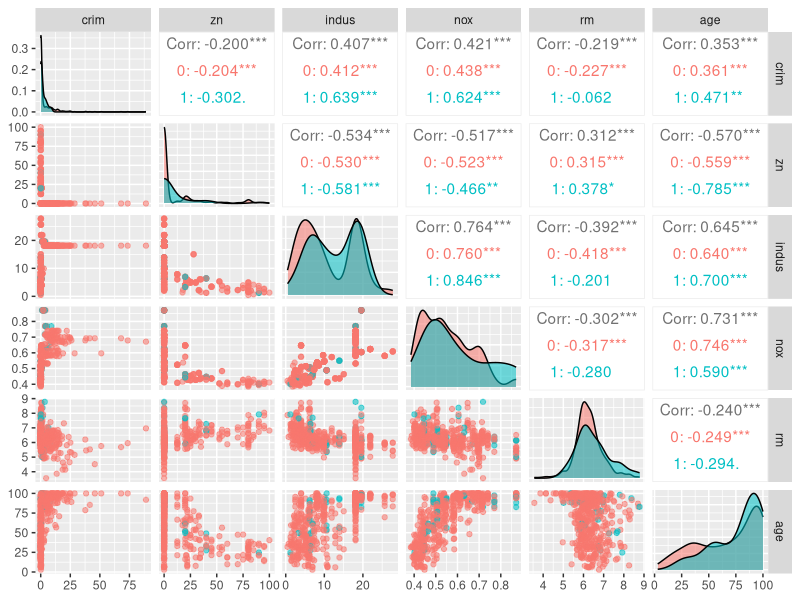
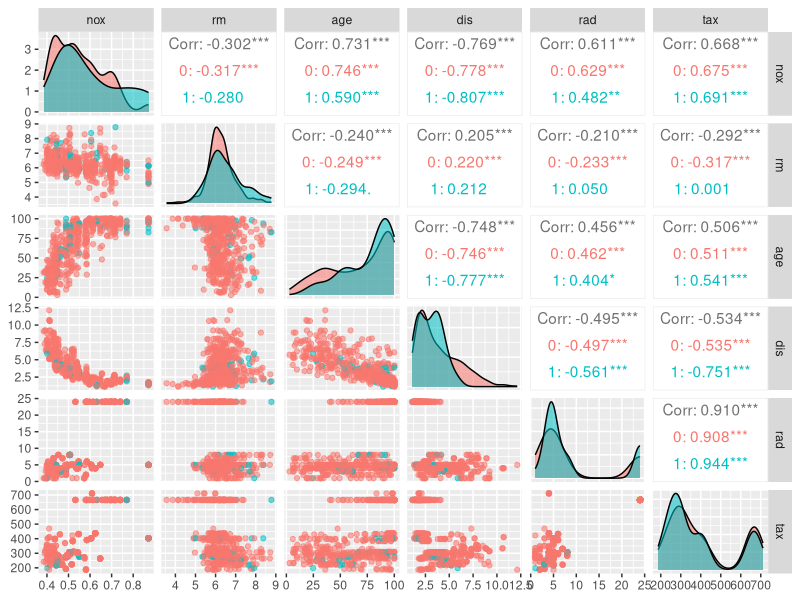
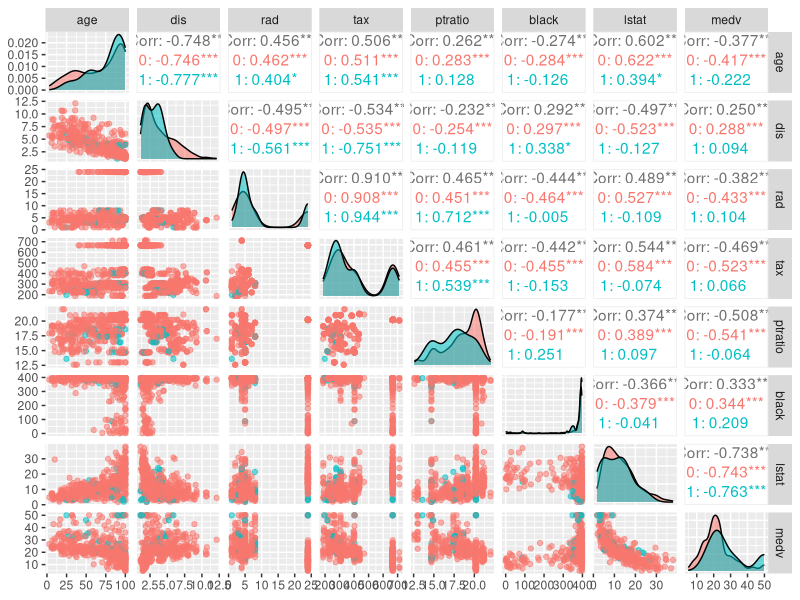
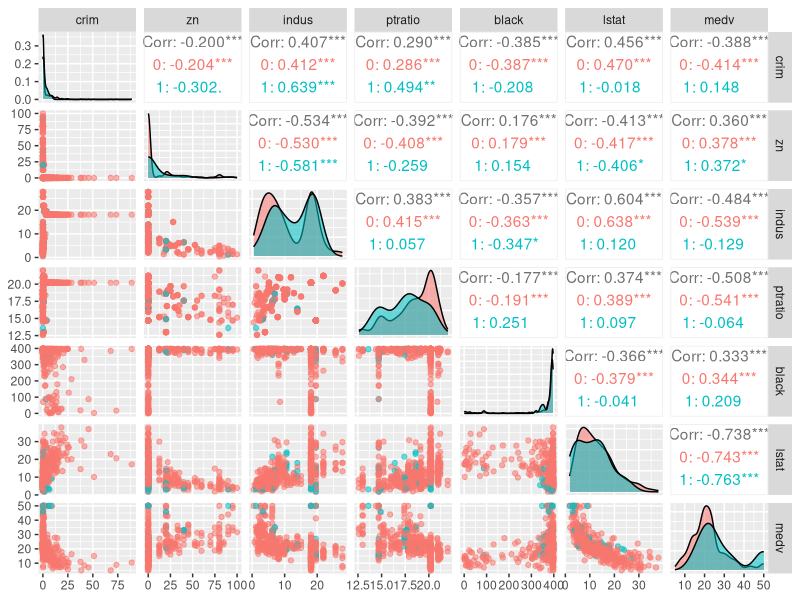
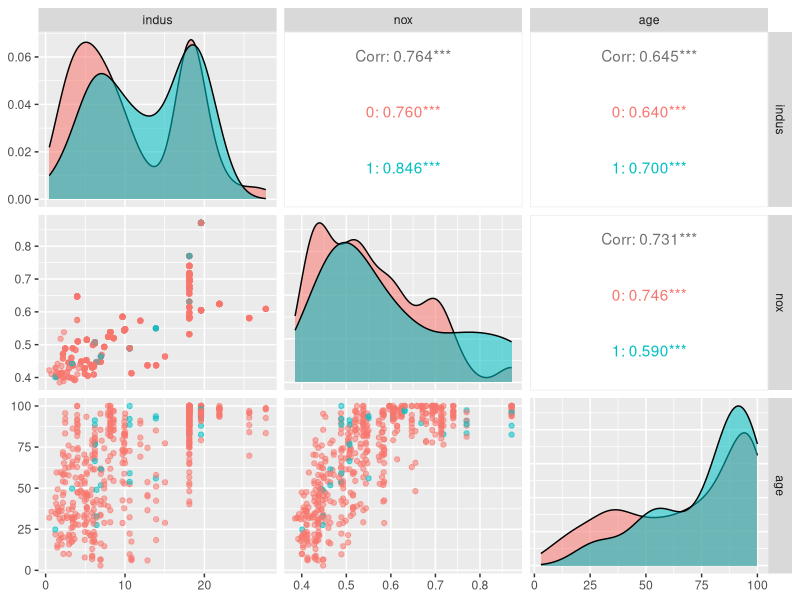
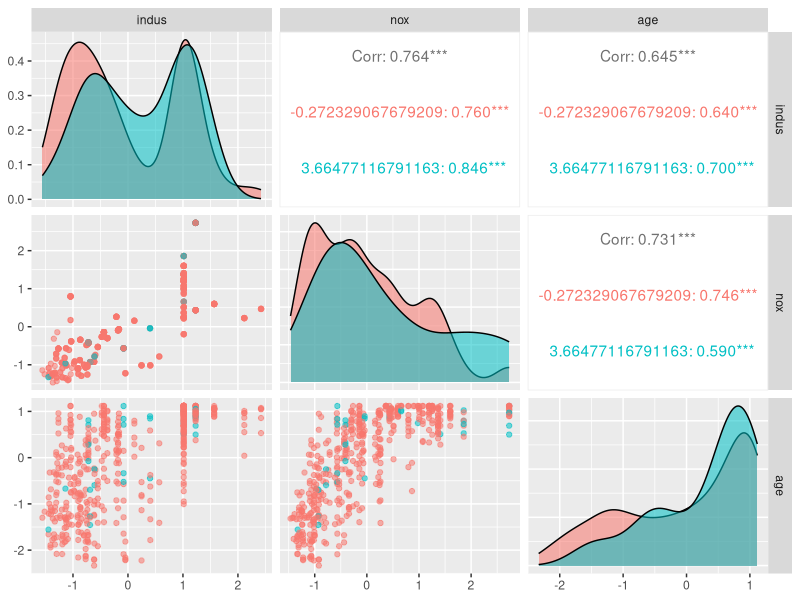

Here is the R script that generated these plots, in order:
## ---- chunk 1
knitr::opts_chunk$set(echo = TRUE)
library(MASS)
library(ggplot2)
library(GGally)
## ---- chunk 2
library(MASS)
library(ggplot2)
library(GGally)
str(Boston)
summary(Boston)

ggpairs(Boston, columns=c(1,2,3,5,6,7), mapping = aes(col=as.factor(Boston$chas), alpha=0.3), lower = list(combo = wrap("facethist", bins = 20)))
ggpairs(Boston[5:10], mapping = aes(col=as.factor(Boston$chas), alpha=0.3), lower = list(combo = wrap("facethist", bins = 20)))
ggpairs(Boston[7:14], mapping = aes(col=as.factor(Boston$chas), alpha=0.3), lower = list(combo = wrap("facethist", bins = 20)))
ggpairs(Boston[-(4:10)], mapping = aes(col=as.factor(Boston$chas), alpha=0.3), lower = list(combo = wrap("facethist", bins = 20)))
## ---- chunk 3
Data<-as.data.frame(scale(Boston))
summary(Data)


## ---- chunk 4

par(mfrow=c(1,2))
ggpairs(Boston, columns=c(3,5,7), mapping = aes(col=as.factor(Boston$chas), alpha=0.3), lower = list(combo = wrap("facethist", bins = 20)))

ggpairs(Data, columns=c(3,5,7), mapping = aes(col=as.factor(Data$chas), alpha=0.3), lower = list(combo = wrap("facethist", bins = 20)))
